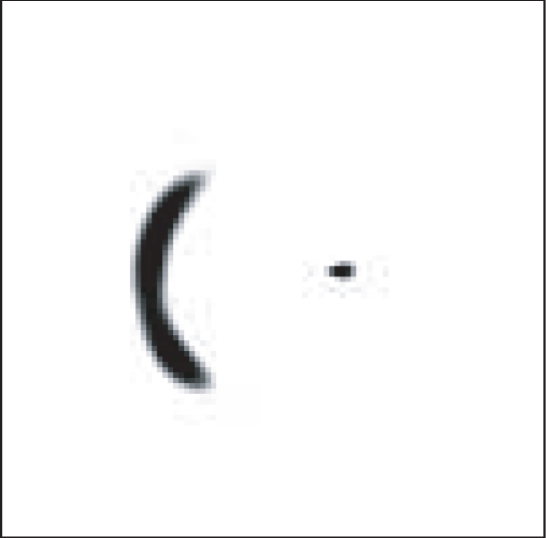
#> input picture Extended_source/Image_Treatment/imagen.png, 546 x 538 px
$ python 'image treatment.py'   (older library calls are emulated)
#> lines starting #> are read from the running program, lines starting #| are printed output that depends on the picture
from scipy.misc import *
from PIL import Image #For image treatment
import numpy as np #for data handling and numerical process
import pylab as plb #Graphics and data
import matplotlib.pyplot as plt #for graphics
from skimage.io import imread #For image treatment
import pandas as pd #for data handling

# In[ ]:

I = Image.open("./imagen.png") #open image of the galaxy
#> I is the input picture: PIL image 546x538 RGBA; mean R, G, B, A 246.8, 246.8, 247, 255
I1 = I.convert('L') #grayscale image
I1.save('lensed.png') #save image in grayscale
I2 = imread('lensed.png') #read the image based on the light intensity for each pixel


# In[ ]:


#To know the coordinates of the pixels for theta images#
theta_ra = []
theta_dec = []
Theta_ra = []
Theta_dec = []

i, j = I2.shape
#> i = 538; j = 546
filtro = 200 #for the intensity of the pixel
for i in range(i):
    for j in range(j):
        if i>100 and i<450 and j>100 and j<300:
            if (I2[i][j]<filtro and I2[i][j-1]>filtro) or (I2[i][j]<filtro and I2[i][j+1]>filtro):
                if (I2[i][j]<filtro and I2[i-1][j]>filtro) or (I2[i][j]<filtro and I2[i+1][j]>filtro):
                    theta_dec = i
                    theta_ra = j
                    Theta_dec.append(theta_dec)
                    Theta_ra.append(theta_ra)
        else:
            None
#> after the loop, Theta_dec = 60 values from 171 to 377

# In[ ]:


#Expressing the coordinates with the origin in the plane center
THETA_RA = []
THETA_DEC = []
for i in range(len(Theta_ra)):
    THETA_RA.append(Theta_ra[i]-546/2)
    THETA_DEC.append(Theta_dec[i]-538/2)
#> after the loop, THETA_DEC = 60 values from -98 to 108

# In[ ]:


Theta_ra = np.array(THETA_RA)
Theta_dec = np.array(THETA_DEC)
#> Theta_dec = 60 values from -98 to 108
#Getting the coordinates in arcsec
#Equivalence between 1 pixel and each arcsec is 0.009#
Theta1 = 0.009*Theta_ra*np.pi/(180*3600)
Theta2 = 0.009*Theta_dec*np.pi/(180*3600)
#> Theta2 = 60 values from -4.28e-06 to 4.71e-06


# In[ ]:


#Modelling the source
r = 0.2*np.pi/(180*3600)
alpha = np.linspace(0,2*np.pi,88*4)
h = -0.4*np.pi/(180*3600)
k = 0*np.pi/(180*3600)
Beta1 = r*np.cos(alpha)+h
Beta2 = r*np.sin(alpha)+k


# In[ ]:


#Getting contours of the arc for determine the circumference quadrants
for i in range(len(Theta1)):
    if Theta1[i]==min(Theta1):
        y1 = Theta2[i]

for i in range(len(Theta2)):
    if Theta2[i]==min(Theta2):
        y3 = Theta2[i]

# In[ ]:

#Getting parameter for the half of the height in the arc
h = np.abs(y1-y3)
#Value in y of upper-right edge
y2 = h+y1

# In[ ]:


#Trazar 4 rectas para discriminar puntos de la banana por cuadrante

#r1 from y3 to y1
m1 = (y3-y1)/(Theta1[1]-Theta1[34])
b1 = y1 - (m1*Theta1[34])
X1 = Theta1
Y1 = (m1*X1)+b1

#r2 from y1 to y2
m2 = (y2-y1)/(Theta1[1]-Theta1[34])
b2 = y1 - (m2*Theta1[34])
X2 = Theta1
Y2 = (m2*X2)+b2

#r3 from y1 to y2
m3 = 0
b3 = y1
X3 = Theta1
Y3 = (m3*X3)+b3


# In[ ]:

#Getting points of the arc belonging first circumference quadrant
theta1_I=[];theta2_I=[];theta1_II=[];theta2_II=[];theta1_III=[];theta2_III=[];theta1_IV=[];theta2_IV=[]

for i in range(len(Theta1)):
    if Theta2[i] < Y2[i]:
        if Theta2[i] > Y3[i]:
            theta1_I.append(Theta1[i])
            theta2_I.append(Theta2[i])
    if Theta2[i] > Y2[i]:
        theta1_II.append(Theta1[i])
        theta2_II.append(Theta2[i])
    if Theta2[i] < Y1[i]:
        theta1_III.append(Theta1[i])
        theta2_III.append(Theta2[i])
    if Theta2[i] < Y3[i]:
        if Theta2[i] > Y1[i]:
            theta1_IV.append(Theta1[i])
            theta2_IV.append(Theta2[i])

# In[ ]:

#Arrays of the points of the arc belonging to each circumference quadrant
theta1_I = np.array(theta1_I)
theta2_I = np.array(theta2_I)
theta1_II = np.array(theta1_II)
theta2_II = np.array(theta2_II)
theta1_III = np.array(theta1_III)
theta2_III = np.array(theta2_III)
theta1_IV = np.array(theta1_IV)
theta2_IV = np.array(theta2_IV)


# In[ ]:


#Getting the values in grades for each arc points

#Scale in grades
dy = np.abs(y2-y1)/90

#Assign angular values V.A. to each arc point
VA_I = np.zeros(len(theta2_I), float)
VA_II = np.zeros(len(theta2_II), float)
VA_III = np.zeros(len(theta2_III), float)
VA_IV = np.zeros(len(theta2_IV), float)

for i in range(len(theta2_I)):
    VA_I[i] = np.abs(theta2_I[i]-y1)/dy

for i in range(len(theta2_II)):
    VA_II[i] = (np.abs(y2-theta2_II[i])/dy)+90

for i in range(len(theta2_III)):
    VA_III[i] = (np.abs(y1-theta2_III[i])/dy)+180

for i in range(len(theta2_IV)):
    VA_IV[i] = (np.abs(y3-theta2_IV[i])/dy)+270


# In[ ]:


#Introducing values of 270 angle in array of angles and in the quadrant third of the arc
va_III = np.zeros(len(VA_III)+1,float)
va_III[0] = 270
for i in range(len(VA_III)):
    va_III[i+1] = VA_III[i]

Theta2_III = np.zeros(len(theta2_III)+1,float)
Theta2_III[0] = y3
for i in range(len(theta2_III)):
    Theta2_III[i+1] = theta2_III[i]

Theta1_III = np.zeros(len(theta1_III)+1,float)
Theta1_III[0] = Theta1[1]
for i in range(len(theta1_III)):
    Theta1_III[i+1] = theta1_III[i]


# In[ ]:


#Organize the points of the arc in a sequential order with the road of the circumference
theta1_I = theta1_I
theta2_I = theta2_I
theta1_II = np.array(list(reversed(theta1_II)))
theta2_II = np.array(list(reversed(theta2_II)))
theta1_III = np.array(list(reversed(Theta1_III)))
theta2_III = np.array(list(reversed(Theta2_III)))
theta1_IV = theta1_IV
theta2_IV = theta2_IV
#Organize the values of angles of the arc in a sequential order with the road of the circumference
alpha_I = VA_I
alpha_II = np.array(list(reversed(VA_II)))
alpha_III = np.array(list(reversed(va_III)))
alpha_IV = VA_IV


# In[ ]:


#Unify the coordinates of the arc in the 4 quadrants
theta1 = np.zeros((len(theta1_I)+len(theta1_II)+len(theta1_III)+len(theta1_IV)),float)
theta2 = np.zeros((len(theta1_I)+len(theta1_II)+len(theta1_III)+len(theta1_IV)),float)

for i in range(len(theta1_I)):
    theta1[i]=theta1_I[i]
    theta2[i]=theta2_I[i]
for i in range(len(theta1_II)):
    theta1[i+len(theta1_I)]=theta1_II[i]
    theta2[i+len(theta1_I)]=theta2_II[i]
for i in range(len(theta1_III)):
    theta1[i+len(theta1_I)+len(theta1_II)]=theta1_III[i]
    theta2[i+len(theta1_I)+len(theta1_II)]=theta2_III[i]
for i in range(len(theta1_IV)):
    theta1[i+len(theta1_I)+len(theta1_II)+len(theta1_III)]=theta1_IV[i]
    theta2[i+len(theta1_I)+len(theta1_II)+len(theta1_III)]=theta2_IV[i]

plt.rcParams['figure.figsize'] =(10,10)
plb.plot(theta1*1e6, theta2*1e6, 'ob')
plb.xlim(-2.5*np.pi*1e6/(180*3600),2.5*np.pi*1e6/(180*3600))
plb.ylim(-2.5*np.pi*1e6/(180*3600),2.5*np.pi*1e6/(180*3600))
plb.xlabel(r"$\theta_1$", fontsize=20)
plb.ylabel(r"$\theta_2$", fontsize=20)
#plb.show()
plb.savefig('contours.pdf')
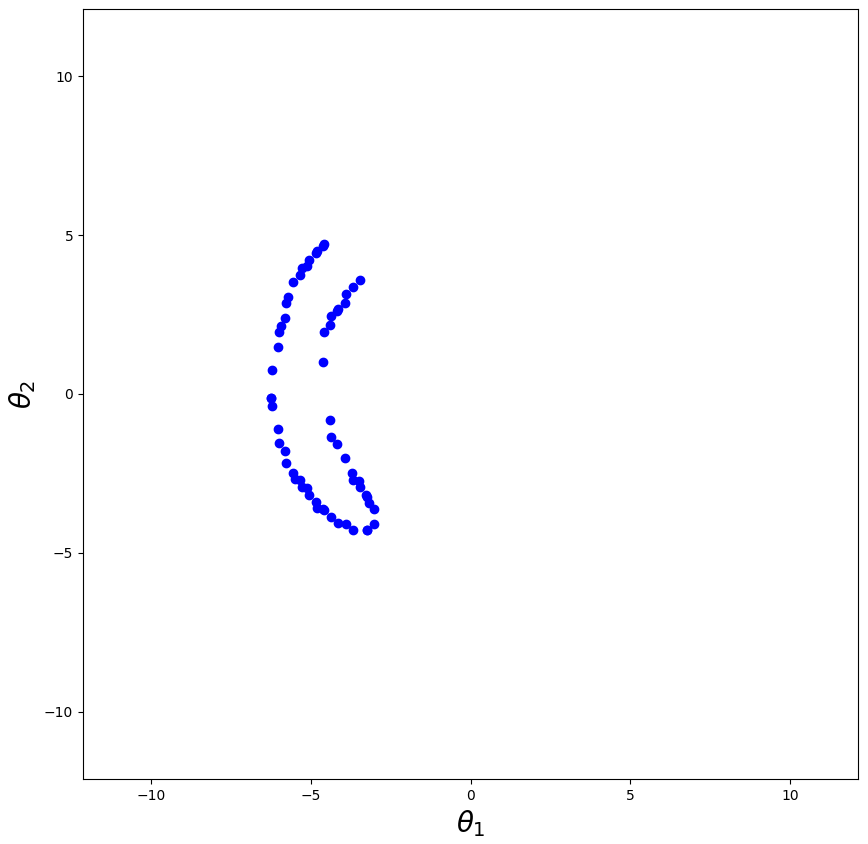
#> figure drawn by matplotlib, 1 panel


#Unify the angles of all quadrants
alpha = np.zeros((len(alpha_I)+len(alpha_II)+len(alpha_III)+len(alpha_IV)),float)

for i in range(len(alpha_I)):
    alpha[i]=alpha_I[i]
for i in range(len(alpha_II)):
    alpha[i+len(alpha_I)]=alpha_II[i]
for i in range(len(alpha_III)):
    alpha[i+len(alpha_I)+len(alpha_II)]=alpha_III[i]
for i in range(len(alpha_IV)):
    alpha[i+len(alpha_I)+len(alpha_II)+len(alpha_III)]=alpha_IV[i]


# In[ ]:


#Express the angles in radians
alpha = alpha*np.pi/180

#Export data of theta1, theta2 and alpha to txt archive
table_data = []

sigma=np.zeros(len(theta1), float)
for i in range(len(theta1)):
    sigma[i]=0.009*np.pi/(180*3600)

for i in range(len(theta1)):
    table_data.append([theta1[i], theta2[i], sigma[i]])

column_name = [r"theta1", r"theta2", r"sigma"]
table_p = pd.DataFrame(table_data, columns=column_name)
table_p.to_csv("coordinates.txt", sep='\t', encoding='utf-8')

table_data = []

for i in range(len(theta1)):
    table_data.append([alpha[i]])

column_name = [r"alpha"]
table_p = pd.DataFrame(table_data, columns=column_name)
table_p.to_csv("alpha.txt", sep='\t', encoding='utf-8')
